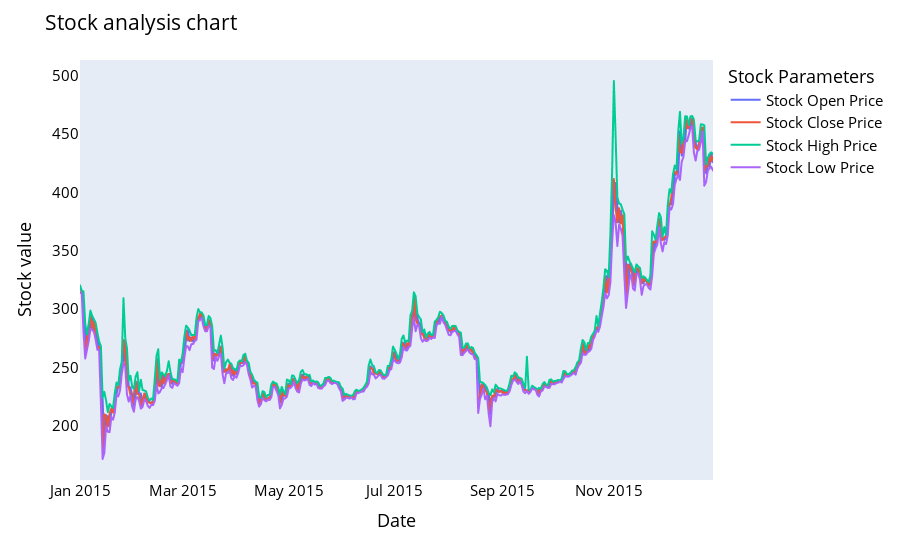

The cell this chart's notebook holds for it:
### Code cell
names = cycle(['Stock Open Price','Stock Close Price','Stock High Price','Stock Low Price'])

fig = px.line(y_2014, x=y_2014.Date, y=[y_2014['Open'], y_2014['Close'], 
                                          y_2014['High'], y_2014['Low']],
             labels={'Date': 'Date','value':'Stock value'})
fig.update_layout(title_text='Stock analysis chart', font_size=15, font_color='black',legend_title_text='Stock Parameters')
fig.for_each_trace(lambda t:  t.update(name = next(names)))
fig.update_xaxes(showgrid=False)
fig.update_yaxes(showgrid=False)

#fig.show()

### Figure 1 — Plotly figure (JSON) as saved in the notebook; plotly's stock layout.template omitted (floating-point values rounded to 4 significant figures; data arrays with more than 128 entries replaced by an {"elided": "..."} marker saying what was removed)
{"data": [{"hovertemplate": "variable=Open<br>Date=%{x}<br>Stock value=%{y}<extra></extra>", "legendgroup": "Open", "line": {"color": "#636efa", "dash": "solid"}, "marker": {"symbol": "circle"}, "mode": "lines", "name": "Stock Open Price", "showlegend": true, "type": "scattergl", "x": {"elided": "365 str values"}, "xaxis": "x", "y": {"elided": "365 float values"}, "yaxis": "y"}, {"hovertemplate": "variable=Close<br>Date=%{x}<br>Stock value=%{y}<extra></extra>", "legendgroup": "Close", "line": {"color": "#EF553B", "dash": "solid"}, "marker": {"symbol": "circle"}, "mode": "lines", "name": "Stock Close Price", "showlegend": true, "type": "scattergl", "x": {"elided": "365 str values"}, "xaxis": "x", "y": {"elided": "365 float values"}, "yaxis": "y"}, {"hovertemplate": "variable=High<br>Date=%{x}<br>Stock value=%{y}<extra></extra>", "legendgroup": "High", "line": {"color": "#00cc96", "dash": "solid"}, "marker": {"symbol": "circle"}, "mode": "lines", "name": "Stock High Price", "showlegend": true, "type": "scattergl", "x": {"elided": "365 str values"}, "xaxis": "x", "y": {"elided": "365 float values"}, "yaxis": "y"}, {"hovertemplate": "variable=Low<br>Date=%{x}<br>Stock value=%{y}<extra></extra>", "legendgroup": "Low", "line": {"color": "#ab63fa", "dash": "solid"}, "marker": {"symbol": "circle"}, "mode": "lines", "name": "Stock Low Price", "showlegend": true, "type": "scattergl", "x": {"elided": "365 str values"}, "xaxis": "x", "y": {"elided": "365 float values"}, "yaxis": "y"}], "layout": {"font": {"color": "black", "size": 15}, "legend": {"title": {"text": "Stock Parameters"}, "tracegroupgap": 0}, "margin": {"t": 60}, "title": {"text": "Stock analysis chart"}, "xaxis": {"anchor": "y", "domain": [0, 1], "showgrid": false, "title": {"text": "Date"}}, "yaxis": {"anchor": "x", "domain": [0, 1], "showgrid": false, "title": {"text": "Stock value"}}}}
